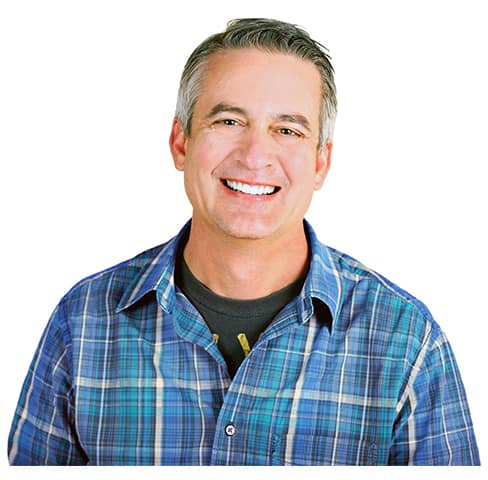
#> input picture test1.jpg, 488 x 480 px
$ jupyter execute --allow-errors AgeandGenderPrediction.ipynb
#> lines starting #> are read from the running program, lines starting #| are printed output that depends on the picture
[cell 1]
import cv2
import numpy as np

#> (a cell that did not finish here is left out)

[cell 3]
# Define labels for age and gender
gender_labels = ['Male', 'Female']
age_labels = ['(60-100)', '(48-53)', '(38-43)', '(25-33)', '(15-20)', '(8-12)', '(4-6)', '(0-2)']

[cell 4]
# Load input image
img = cv2.imread('test1.jpg')
#> img is the input picture: shape (480, 488, 3); mean B, G, R 198.6, 190.9, 186.3

[cell 5]
img = cv2.resize(img, (256, 256))
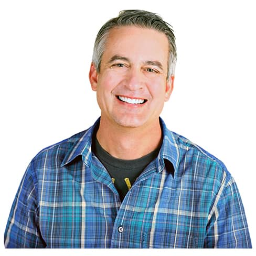
#> img: shape (256, 256, 3); mean B, G, R 198.6, 190.8, 186.3


$ run again, with test2.jpg copied over test1.jpg
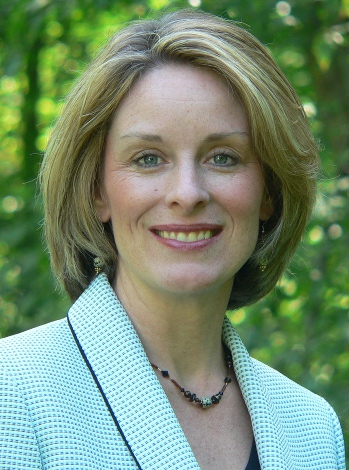
#> input picture test2.jpg, 349 x 470 px
#> img is the input picture: shape (470, 349, 3); mean B, G, R 113.7, 140.9, 116.8
#> `img = cv2.resize(img, (256, 256))`:
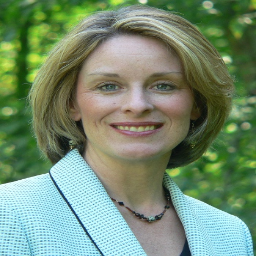
#> img: shape (256, 256, 3); mean B, G, R 113.6, 140.7, 116.6

$ run again, with test3.jpg copied over test1.jpg
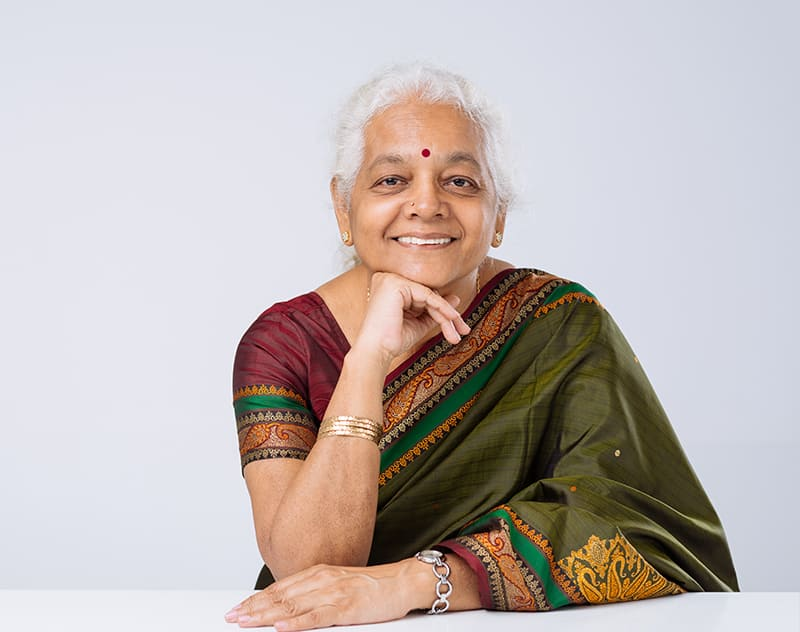
#> input picture test3.jpg, 800 x 632 px
#> img is the input picture: shape (632, 800, 3); mean B, G, R 179.5, 182.1, 191.8
#> `img = cv2.resize(img, (256, 256))`:
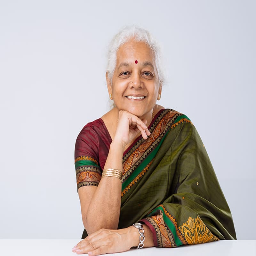
#> img: shape (256, 256, 3); mean B, G, R 179.4, 182.1, 191.8

$ run again, with sample.jpg copied over test1.jpg
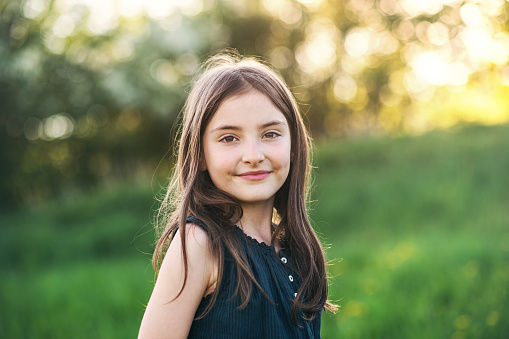
#> input picture sample.jpg, 509 x 339 px
#> img is the input picture: shape (339, 509, 3); mean B, G, R 97.6, 138, 128.5
#> `img = cv2.resize(img, (256, 256))`:
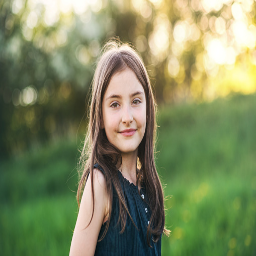
#> img: shape (256, 256, 3); mean B, G, R 97.5, 137.9, 128.4
